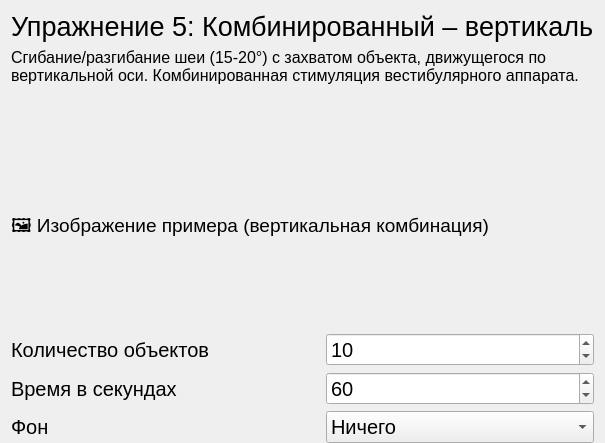
               <widget class="QWidget" name="page_ex5">
                <layout class="QVBoxLayout" name="verticalLayout_ex5">
                 <property name="bottomMargin">
                  <number>0</number>
                 </property>
                 <item>
                  <widget class="QLabel" name="label_ex5_title">
                   <property name="font">
                    <font>
                     <pointsize>20</pointsize>
                    </font>
                   </property>
                   <property name="text">
                    <string>Упражнение 5: Комбинированный – вертикаль</string>
                   </property>
                  </widget>
                 </item>
                 <item>
                  <spacer name="verticalSpacer_ex5_1">
                   <property name="orientation">
                    <enum>Qt::Vertical</enum>
                   </property>
                   <property name="sizeType">
                    <enum>QSizePolicy::Preferred</enum>
                   </property>
                   <property name="sizeHint" stdset="0">
                    <size>
                     <width>20</width>
                     <height>40</height>
                    </size>
                   </property>
                  </spacer>
                 </item>
                 <item>
                  <widget class="QLabel" name="label_ex5_desc">
                   <property name="sizePolicy">
                    <sizepolicy hsizetype="Expanding" vsizetype="Minimum">
                     <horstretch>0</horstretch>
                     <verstretch>0</verstretch>
                    </sizepolicy>
                   </property>
                   <property name="font">
                    <font>
                     <pointsize>12</pointsize>
                    </font>
                   </property>
                   <property name="text">
                    <string>Сгибание/разгибание шеи (15-20°) с захватом объекта, движущегося по вертикальной оси. Комбинированная стимуляция вестибулярного аппарата.</string>
                   </property>
                   <property name="wordWrap">
                    <bool>true</bool>
                   </property>
                  </widget>
                 </item>
                 <item>
                  <spacer name="verticalSpacer_ex5_2">
                   <property name="orientation">
                    <enum>Qt::Vertical</enum>
                   </property>
                   <property name="sizeType">
                    <enum>QSizePolicy::Preferred</enum>
                   </property>
                   <property name="sizeHint" stdset="0">
                    <size>
                     <width>20</width>
                     <height>100</height>
                    </size>
                   </property>
                  </spacer>
                 </item>
                 <item>
                  <widget class="QLabel" name="lable_ex5_img">
                   <property name="sizePolicy">
                    <sizepolicy hsizetype="Ignored" vsizetype="Ignored">
                     <horstretch>0</horstretch>
                     <verstretch>160</verstretch>
                    </sizepolicy>
                   </property>
                   <property name="minimumSize">
                    <size>
                     <width>300</width>
                     <height>200</height>
                    </size>
                   </property>
                   <property name="font">
                    <font>
                     <pointsize>14</pointsize>
                    </font>
                   </property>
                   <property name="text">
                    <string>🖼️ Изображение примера (вертикальная комбинация)</string>
                   </property>
                   <property name="scaledContents">
                    <bool>true</bool>
                   </property>
                  </widget>
                 </item>
                 <item>
                  <spacer name="verticalSpacer_ex5_3">
                   <property name="orientation">
                    <enum>Qt::Vertical</enum>
                   </property>
                   <property name="sizeType">
                    <enum>QSizePolicy::Preferred</enum>
                   </property>
                   <property name="sizeHint" stdset="0">
                    <size>
                     <width>20</width>
                     <height>40</height>
                    </size>
                   </property>
                  </spacer>
                 </item>
                 <item>
                  <layout class="QHBoxLayout" name="horizontalLayout_ex5_count">
                   <item>
                    <widget class="QLabel" name="label_ex5_count">
                     <property name="font">
                      <font>
                       <pointsize>15</pointsize>
                      </font>
                     </property>
                     <property name="text">
                      <string>Количество объектов</string>
                     </property>
                    </widget>
                   </item>
                   <item>
                    <spacer name="horizontalSpacer_ex5_count">
                     <property name="orientation">
                      <enum>Qt::Horizontal</enum>
                     </property>
                     <property name="sizeType">
                      <enum>QSizePolicy::Preferred</enum>
                     </property>
                     <property name="sizeHint" stdset="0">
                      <size>
                       <width>40</width>
                       <height>20</height>
                      </size>
                     </property>
                    </spacer>
                   </item>
                   <item>
                    <widget class="QSpinBox" name="spinBox_ex5_count">
                     <property name="font">
                      <font>
                       <pointsize>15</pointsize>
                      </font>
                     </property>
                     <property name="value">
                      <number>10</number>
                     </property>
                    </widget>
                   </item>
                  </layout>
                 </item>
                 <item>
                  <layout class="QHBoxLayout" name="horizontalLayout_ex5_time">
                   <item>
                    <widget class="QLabel" name="label_ex5_time">
                     <property name="font">
                      <font>
                       <pointsize>15</pointsize>
                      </font>
                     </property>
                     <property name="text">
                      <string>Время в секундах</string>
                     </property>
                    </widget>
                   </item>
                   <item>
                    <spacer name="horizontalSpacer_ex5_time">
                     <property name="orientation">
                      <enum>Qt::Horizontal</enum>
                     </property>
                     <property name="sizeType">
                      <enum>QSizePolicy::Preferred</enum>
                     </property>
                     <property name="sizeHint" stdset="0">
                      <size>
                       <width>40</width>
                       <height>20</height>
                      </size>
                     </property>
                    </spacer>
                   </item>
                   <item>
                    <widget class="QSpinBox" name="spinBox_ex5_time">
                     <property name="font">
                      <font>
                       <pointsize>15</pointsize>
                      </font>
                     </property>
                     <property name="value">
                      <number>60</number>
                     </property>
                    </widget>
                   </item>
                  </layout>
                 </item>
                 <item>
                  <layout class="QHBoxLayout" name="horizontalLayout_ex5_fon">
                   <item>
                    <widget class="QLabel" name="label_ex5_fon">
                     <property name="font">
                      <font>
                       <pointsize>15</pointsize>
                      </font>
                     </property>
                     <property name="text">
                      <string>Фон</string>
                     </property>
                    </widget>
                   </item>
                   <item>
                    <spacer name="horizontalSpacer_ex5_fon">
                     <property name="orientation">
                      <enum>Qt::Horizontal</enum>
                     </property>
                     <property name="sizeType">
                      <enum>QSizePolicy::Preferred</enum>
                     </property>
                     <property name="sizeHint" stdset="0">
                      <size>
                       <width>40</width>
                       <height>20</height>
                      </size>
                     </property>
                    </spacer>
                   </item>
                   <item>
                    <widget class="QComboBox" name="comboBox_ex5_fon">
                     <property name="font">
                      <font>
                       <pointsize>15</pointsize>
                      </font>
                     </property>
                     <item>
                      <property name="text">
                       <string>Ничего</string>
                      </property>
                     </item>
                     <item>
                      <property name="text">
                       <string>Снег</string>
                      </property>
                     </item>
                     <item>
                      <property name="text">
                       <string>Дождь</string>
                      </property>
                     </item>
                     <item>
                      <property name="text">
                       <string>Туман</string>
                      </property>
                     </item>
                    </widget>
                   </item>
                  </layout>
                 </item>
                </layout>
               </widget>
